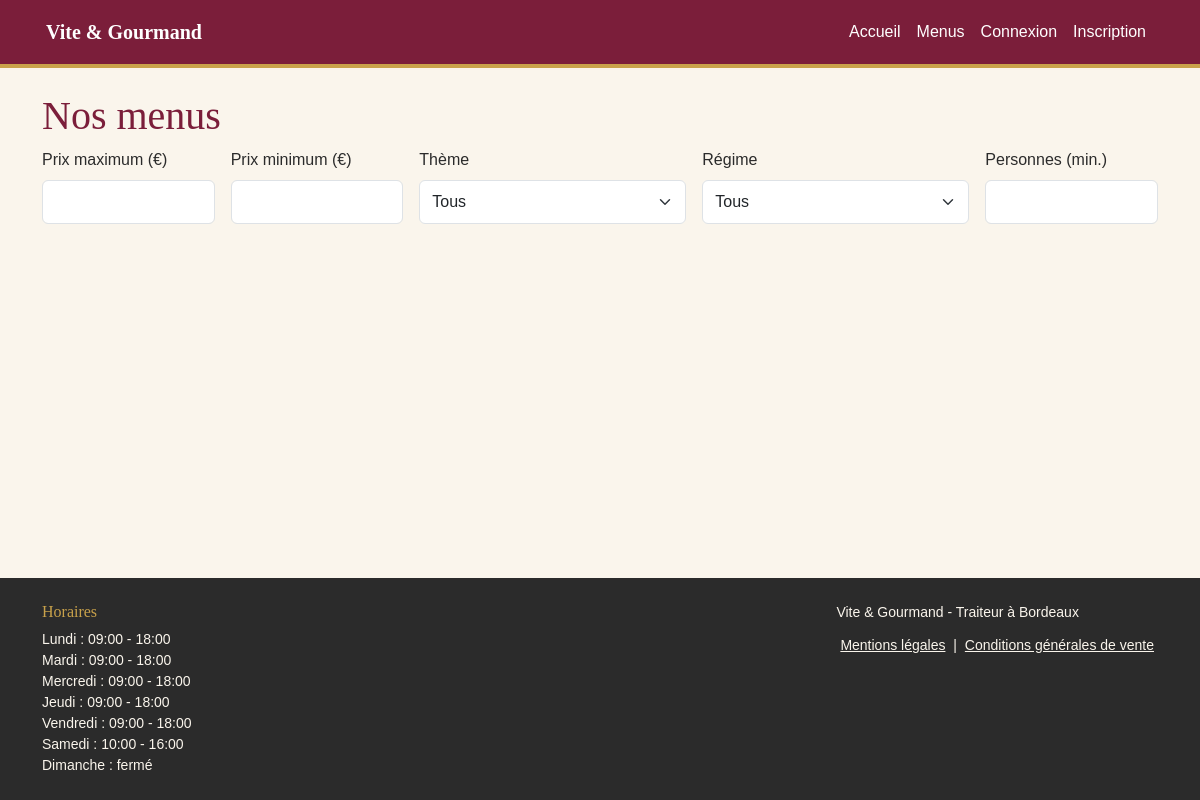
Screenshot of /menus.php with the database file from the repository.
### tables this page shows
CREATE TABLE horaire (
  horaire_id INT AUTO_INCREMENT PRIMARY KEY,
  jour VARCHAR(10) NOT NULL,
  heure_ouverture VARCHAR(5) NOT NULL,
  heure_fermeture VARCHAR(5) NOT NULL
);

### menus.php (the view, shortened to what this page needs)
<?php
require 'config.php';
?>
<?php $titre = 'Nos menus'; require 'header.php'; ?>
<main class="container py-4">
  <h1>Nos menus</h1>
  <div class="collapse d-md-block" id="zone-filtres">
  <form id="filtres" class="row g-3 mb-4" aria-label="Filtres des menus">
    <div class="col-6 col-md-2"><label for="prix_max" class="form-label">Prix maximum (€)</label>
      <input type="number" min="0" class="form-control" id="prix_max" name="prix_max" inputmode="numeric"></div>
    <div class="col-6 col-md-2"><label for="prix_min" class="form-label">Prix minimum (€)</label>
      <input type="number" min="0" class="form-control" id="prix_min" name="prix_min" inputmode="numeric"></div>
    <div class="col-6 col-md-3"><label for="theme" class="form-label">Thème</label>
      <select class="form-select" id="theme" name="theme"><option value="">Tous</option>
      </select></div>
    <div class="col-6 col-md-3"><label for="regime" class="form-label">Régime</label>
      <select class="form-select" id="regime" name="regime"><option value="">Tous</option>
      </select></div>
    <div class="col-12 col-md-2"><label for="personnes" class="form-label">Personnes (min.)</label>
      <input type="number" min="1" class="form-control" id="personnes" name="personnes" inputmode="numeric"></div>
  </form>
  </div>
</main>
<?php require 'footer.php'; ?>

### header.php (shortened to what this page needs)
<?php
$connecte = !empty($_SESSION['user_id']);
?>
<!DOCTYPE html>
<html lang="fr">
<head>
  <link href="https://cdn.jsdelivr.net/npm/bootstrap@5.3.3/dist/css/bootstrap.min.css" rel="stylesheet">
  <link href="style.css" rel="stylesheet">
</head>
<body class="d-flex flex-column min-vh-100">
<header class="vg-header">
  <nav class="navbar navbar-expand-md navbar-dark container" aria-label="Navigation principale">
    <a class="navbar-brand vg-logo" href="index.php">Vite &amp; Gourmand</a>
    <div class="collapse navbar-collapse" id="nav">
      <ul class="navbar-nav ms-auto">
        <li class="nav-item"><a class="nav-link" href="index.php">Accueil</a></li>
        <li class="nav-item"><a class="nav-link" href="menus.php">Menus</a></li>
        <?php if ($connecte): ?>
          <li class="nav-item"><a class="nav-link" href="deconnexion.php">Déconnexion</a></li>
        <?php else: ?>
          <li class="nav-item"><a class="nav-link" href="connexion.php">Connexion</a></li>
          <li class="nav-item"><a class="nav-link" href="inscription.php">Inscription</a></li>
        <?php endif; ?>
      </ul>
    </div>
  </nav>
</header>
<div id="contenu" class="flex-grow-1">

### footer.php (shortened to what this page needs)
<?php
$horaires = $pdo->query("SELECT jour, heure_ouverture, heure_fermeture FROM horaire ORDER BY horaire_id")->fetchAll();
$e = $e ?? fn($v) => htmlspecialchars((string) $v, ENT_QUOTES, 'UTF-8');
?>
</div>
<footer class="vg-footer mt-5 py-4">
  <div class="container d-md-flex justify-content-between text-center text-md-start">
    <div>
      <h2 class="h6">Horaires</h2>
      <ul class="list-unstyled small mb-3 mb-md-0">
        <?php foreach ($horaires as $h): ?>
          <li><?= $e($h['jour']) ?> :
            <?= $h['heure_ouverture'] === 'Ferme' ? 'fermé' : $e($h['heure_ouverture'] . ' - ' . $h['heure_fermeture']) ?></li>
        <?php endforeach; ?>
      </ul>
    </div>
    <div class="small">
      <p class="mb-1">Vite &amp; Gourmand - Traiteur à Bordeaux</p>
      <a href="mentions-legales.php">Mentions légales</a> |
      <a href="cgv.php">Conditions générales de vente</a>
    </div>
  </div>
</footer>
</body>
</html>

### style.css (style rules this page uses)
:root { --vg-bordeaux: #7B1E3A; --vg-bordeaux-fonce: #5E1229; --vg-or: #C9A24B; --vg-creme: #FAF5EC; --vg-texte: #2B2B2B; --bs-primary: #7B1E3A; --bs-primary-rgb: 123, 30, 58; --bs-link-color: #7B1E3A; --bs-link-hover-color: #5E1229; }
body { background-color: var(--vg-creme); color: var(--vg-texte); font-family: Arial, Helvetica, sans-serif; }
h1, h2, h3, h4, h5 { font-family: Georgia, "Times New Roman", serif; color: var(--vg-bordeaux); }
.vg-header { background-color: var(--vg-bordeaux); border-bottom: 4px solid var(--vg-or); }
.vg-logo { font-family: Georgia, "Times New Roman", serif; font-weight: bold; color: #fff !important; }
.vg-header .nav-link { color: #fff !important; }
.vg-footer { background-color: var(--vg-texte); color: var(--vg-creme); }
.vg-footer h2 { color: var(--vg-or); }
.vg-footer a { color: var(--vg-creme); }
.btn, .form-control, .form-select { min-height: 44px; }
.form-control, .form-select { font-size: 1rem; }
.vg-header .nav-link { padding: .75rem 0; }
.vg-footer a { display: inline-block; padding: .5rem .25rem; }
.vg-header .navbar { padding-left: 1rem; padding-right: 1rem; }

### rows the page displays
horaire: jour "Lundi", heure_ouverture+heure_fermeture "09:00 - 18:00"
horaire: jour "Mardi", heure_ouverture+heure_fermeture "09:00 - 18:00"
horaire: jour "Mercredi", heure_ouverture+heure_fermeture "09:00 - 18:00"
horaire: jour "Jeudi", heure_ouverture+heure_fermeture "09:00 - 18:00"
horaire: jour "Vendredi", heure_ouverture+heure_fermeture "09:00 - 18:00"
horaire: jour "Samedi", heure_ouverture+heure_fermeture "10:00 - 16:00"
horaire: jour "Dimanche", heure_ouverture "fermé"
